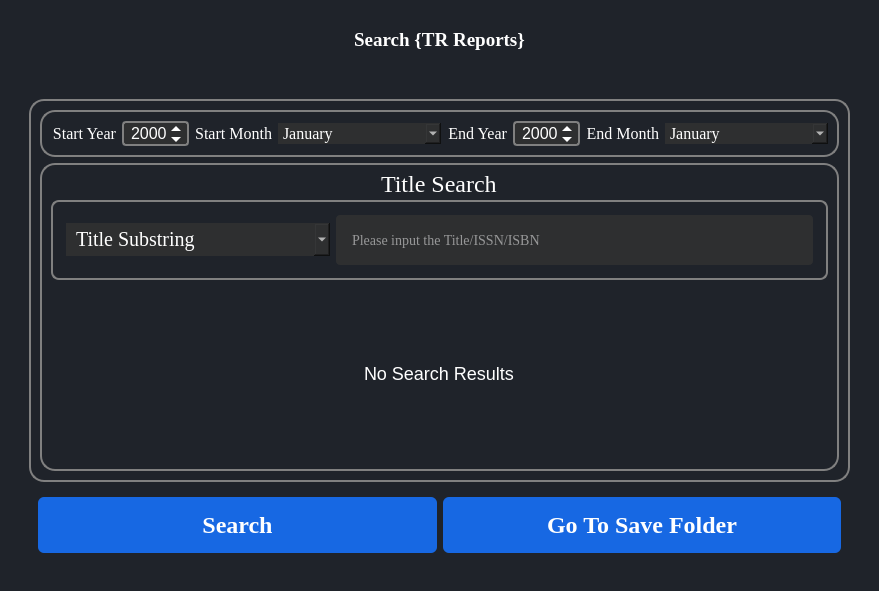
<?xml version="1.0" encoding="UTF-8"?>
<ui version="4.0">
 <class>Search</class>
 <widget class="QWidget" name="Search">
  <property name="geometry">
   <rect>
    <x>0</x>
    <y>0</y>
    <width>819</width>
    <height>591</height>
   </rect>
  </property>
  <property name="windowTitle">
   <string>MainWindow</string>
  </property>
  <property name="styleSheet">
   <string notr="true">*{
	
	
border:none;
background-color:transparent;
background:none;
padding:0;
margin:0;
color:#fff;
}



#Search{
background-color: #1f232a;
}
#EditVendor{
background-color:#16191d;
}
QPushButton{
text-align:left;
padding: 5px 10px;

border-top-left-radius:5px;
}
QPushButton:pressed{
background-color:grey;
text-align:left;
padding:2px 10px;
color:white;}</string>
  </property>
  <layout class="QGridLayout" name="gridLayout_8">
   <item row="0" column="0">
    <widget class="QWidget" name="centralwidget" native="true">
     <layout class="QGridLayout" name="gridLayout_3">
      <item row="0" column="0">
       <widget class="QWidget" name="widget" native="true">
        <property name="sizePolicy">
         <sizepolicy hsizetype="Preferred" vsizetype="Fixed">
          <horstretch>0</horstretch>
          <verstretch>0</verstretch>
         </sizepolicy>
        </property>
        <property name="font">
         <font>
          <family>Georgia</family>
          <pointsize>15</pointsize>
         </font>
        </property>
        <layout class="QGridLayout" name="gridLayout_6">
         <item row="0" column="0">
          <widget class="QLabel" name="label">
           <property name="sizePolicy">
            <sizepolicy hsizetype="Preferred" vsizetype="Fixed">
             <horstretch>0</horstretch>
             <verstretch>0</verstretch>
            </sizepolicy>
           </property>
           <property name="font">
            <font>
             <family>Georgia</family>
             <pointsize>14</pointsize>
             <bold>true</bold>
            </font>
           </property>
           <property name="styleSheet">
            <string notr="true"/>
           </property>
           <property name="text">
            <string>&lt;html&gt;&lt;head/&gt;&lt;body&gt;&lt;p align=&quot;center&quot;&gt;Search {TR Reports}&lt;/p&gt;&lt;/body&gt;&lt;/html&gt;</string>
           </property>
          </widget>
         </item>
        </layout>
       </widget>
      </item>
      <item row="1" column="0">
       <widget class="QWidget" name="widget_2" native="true">
        <layout class="QGridLayout" name="gridLayout_4"/>
       </widget>
      </item>
      <item row="2" column="0">
       <widget class="QWidget" name="widget_3" native="true">
        <layout class="QGridLayout" name="gridLayout_2">
         <item row="0" column="0">
          <widget class="QFrame" name="frame">
           <property name="sizePolicy">
            <sizepolicy hsizetype="Preferred" vsizetype="Expanding">
             <horstretch>0</horstretch>
             <verstretch>0</verstretch>
            </sizepolicy>
           </property>
           <property name="styleSheet">
            <string notr="true">QFrame{
    border: 2px solid #000000;
border-color:grey;
border-radius:15px;
}</string>
           </property>
           <property name="frameShape">
            <enum>QFrame::StyledPanel</enum>
           </property>
           <property name="frameShadow">
            <enum>QFrame::Plain</enum>
           </property>
           <layout class="QVBoxLayout" name="verticalLayout">
            <item>
             <widget class="QFrame" name="frame_3">
              <property name="sizePolicy">
               <sizepolicy hsizetype="Preferred" vsizetype="Fixed">
                <horstretch>0</horstretch>
                <verstretch>0</verstretch>
               </sizepolicy>
              </property>
              <property name="styleSheet">
               <string notr="true"/>
              </property>
              <property name="frameShape">
               <enum>QFrame::StyledPanel</enum>
              </property>
              <property name="frameShadow">
               <enum>QFrame::Plain</enum>
              </property>
              <layout class="QGridLayout" name="gridLayout_7">
               <item row="0" column="5">
                <widget class="QLabel" name="label_5">
                 <property name="font">
                  <font>
                   <family>Georgia</family>
                   <pointsize>12</pointsize>
                  </font>
                 </property>
                 <property name="styleSheet">
                  <string notr="true">border:none</string>
                 </property>
                 <property name="text">
                  <string>&lt;html&gt;&lt;head/&gt;&lt;body&gt;&lt;p align=&quot;right&quot;&gt;End Year&lt;/p&gt;&lt;/body&gt;&lt;/html&gt;</string>
                 </property>
                </widget>
               </item>
               <item row="0" column="8">
                <widget class="QComboBox" name="end_month_comboBox">
                 <property name="font">
                  <font>
                   <family>Georgia</family>
                   <pointsize>12</pointsize>
                  </font>
                 </property>
                 <property name="styleSheet">
                  <string notr="true">color:white;
border-radius: 0px;
background: #2E2F30;
padding-left: 5px;</string>
                 </property>
                 <property name="sizeAdjustPolicy">
                  <enum>QComboBox::AdjustToMinimumContentsLengthWithIcon</enum>
                 </property>
                 <property name="minimumContentsLength">
                  <number>10</number>
                 </property>
                 <item>
                  <property name="text">
                   <string>January</string>
                  </property>
                 </item>
                 <item>
                  <property name="text">
                   <string>February</string>
                  </property>
                 </item>
                 <item>
                  <property name="text">
                   <string>March</string>
                  </property>
                 </item>
                 <item>
                  <property name="text">
                   <string>April</string>
                  </property>
                 </item>
                 <item>
                  <property name="text">
                   <string>May</string>
                  </property>
                 </item>
                 <item>
                  <property name="text">
                   <string>June</string>
                  </property>
                 </item>
                 <item>
                  <property name="text">
                   <string>July</string>
                  </property>
                 </item>
                 <item>
                  <property name="text">
                   <string>August</string>
                  </property>
                 </item>
                 <item>
                  <property name="text">
                   <string>September</string>
                  </property>
                 </item>
                 <item>
                  <property name="text">
                   <string>October</string>
                  </property>
                 </item>
                 <item>
                  <property name="text">
                   <string>November</string>
                  </property>
                 </item>
                 <item>
                  <property name="text">
                   <string>December</string>
                  </property>
                 </item>
                </widget>
               </item>
               <item row="0" column="7">
                <widget class="QLabel" name="label_6">
                 <property name="font">
                  <font>
                   <family>Georgia</family>
                   <pointsize>12</pointsize>
                  </font>
                 </property>
                 <property name="styleSheet">
                  <string notr="true">border:none</string>
                 </property>
                 <property name="text">
                  <string>&lt;html&gt;&lt;head/&gt;&lt;body&gt;&lt;p align=&quot;right&quot;&gt;End Month&lt;/p&gt;&lt;/body&gt;&lt;/html&gt;</string>
                 </property>
                </widget>
               </item>
               <item row="0" column="3">
                <widget class="QComboBox" name="start_month_comboBox">
                 <property name="sizePolicy">
                  <sizepolicy hsizetype="Preferred" vsizetype="Fixed">
                   <horstretch>0</horstretch>
                   <verstretch>0</verstretch>
                  </sizepolicy>
                 </property>
                 <property name="sizeIncrement">
                  <size>
                   <width>0</width>
                   <height>0</height>
                  </size>
                 </property>
                 <property name="font">
                  <font>
                   <family>Georgia</family>
                   <pointsize>12</pointsize>
                  </font>
                 </property>
                 <property name="styleSheet">
                  <string notr="true">color:white;
border-radius: 0px;
background: #2E2F30;
padding-left: 5px;</string>
                 </property>
                 <property name="editable">
                  <bool>false</bool>
                 </property>
                 <property name="sizeAdjustPolicy">
                  <enum>QComboBox::AdjustToMinimumContentsLengthWithIcon</enum>
                 </property>
                 <property name="minimumContentsLength">
                  <number>10</number>
                 </property>
                 <property name="frame">
                  <bool>true</bool>
                 </property>
                 <item>
                  <property name="text">
                   <string>January</string>
                  </property>
                 </item>
                 <item>
                  <property name="text">
                   <string>February</string>
                  </property>
                 </item>
                 <item>
                  <property name="text">
                   <string>March</string>
                  </property>
                 </item>
                 <item>
                  <property name="text">
                   <string>April</string>
                  </property>
                 </item>
                 <item>
                  <property name="text">
                   <string>May</string>
                  </property>
                 </item>
                 <item>
                  <property name="text">
                   <string>June</string>
                  </property>
                 </item>
                 <item>
                  <property name="text">
                   <string>July</string>
                  </property>
                 </item>
                 <item>
                  <property name="text">
                   <string>August</string>
                  </property>
                 </item>
                 <item>
                  <property name="text">
                   <string>September</string>
                  </property>
                 </item>
                 <item>
                  <property name="text">
                   <string>October</string>
                  </property>
                 </item>
                 <item>
                  <property name="text">
                   <string>November</string>
                  </property>
                 </item>
                 <item>
                  <property name="text">
                   <string>December</string>
                  </property>
                 </item>
                </widget>
               </item>
               <item row="0" column="1">
                <widget class="QDateEdit" name="start_year_edit">
                 <property name="sizePolicy">
                  <sizepolicy hsizetype="Fixed" vsizetype="Fixed">
                   <horstretch>0</horstretch>
                   <verstretch>0</verstretch>
                  </sizepolicy>
                 </property>
                 <property name="minimumSize">
                  <size>
                   <width>0</width>
                   <height>20</height>
                  </size>
                 </property>
                 <property name="font">
                  <font>
                   <pointsize>12</pointsize>
                  </font>
                 </property>
                 <property name="styleSheet">
                  <string notr="true">QDateEdit {
background-color: #2E2F30;
    border: 2px solid #808080;
    border-radius: 4px;
    padding-left: 5px;
}

QDateEdit::up-button, QDateEdit::down-button {
    border: none;
    padding-right: 5px;
}

QDateEdit::up-button {
    subcontrol-position: top right;
}

QDateEdit::down-button {
    subcontrol-position: bottom right;
}

QDateEdit::up-arrow, QDateEdit::down-arrow {
    border: 5px solid rgba(255, 255, 255, 0);
    width: 0;
    height: 0;
}

QDateEdit::up-arrow {
    border-top: none;
    border-bottom-color: white;
}

QDateEdit::down-arrow {
    border-bottom: none;
    border-top-color: white;
}</string>
                 </property>
                 <property name="displayFormat">
                  <string>yyyy</string>
                 </property>
                </widget>
               </item>
               <item row="0" column="2">
                <widget class="QLabel" name="label_2">
                 <property name="font">
                  <font>
                   <family>Georgia</family>
                   <pointsize>12</pointsize>
                  </font>
                 </property>
                 <property name="styleSheet">
                  <string notr="true">border:none</string>
                 </property>
                 <property name="text">
                  <string>&lt;html&gt;&lt;head/&gt;&lt;body&gt;&lt;p align=&quot;right&quot;&gt;Start Month&lt;/p&gt;&lt;/body&gt;&lt;/html&gt;</string>
                 </property>
                </widget>
               </item>
               <item row="0" column="6">
                <widget class="QDateEdit" name="end_year_edit">
                 <property name="sizePolicy">
                  <sizepolicy hsizetype="Fixed" vsizetype="Fixed">
                   <horstretch>0</horstretch>
                   <verstretch>0</verstretch>
                  </sizepolicy>
                 </property>
                 <property name="minimumSize">
                  <size>
                   <width>0</width>
                   <height>10</height>
                  </size>
                 </property>
                 <property name="font">
                  <font>
                   <pointsize>12</pointsize>
                  </font>
                 </property>
                 <property name="styleSheet">
                  <string notr="true">QDateEdit {
background-color: #2E2F30;
    border: 2px solid #808080;
    border-radius: 4px;
    padding-left: 5px;
}

QDateEdit::up-button, QDateEdit::down-button {
    border: none;
    padding-right: 5px;
}

QDateEdit::up-button {
    subcontrol-position: top right;
}

QDateEdit::down-button {
    subcontrol-position: bottom right;
}

QDateEdit::up-arrow, QDateEdit::down-arrow {
    border: 5px solid rgba(255, 255, 255, 0);
    width: 0;
    height: 0;
}

QDateEdit::up-arrow {
    border-top: none;
    border-bottom-color: white;
}

QDateEdit::down-arrow {
    border-bottom: none;
    border-top-color: white;
}</string>
                 </property>
                 <property name="displayFormat">
                  <string>yyyy</string>
                 </property>
                </widget>
               </item>
               <item row="0" column="0">
                <widget class="QLabel" name="label_4">
                 <property name="font">
                  <font>
                   <family>Georgia</family>
                   <pointsize>12</pointsize>
                  </font>
                 </property>
                 <property name="styleSheet">
                  <string notr="true">border:none</string>
                 </property>
                 <property name="text">
                  <string>&lt;html&gt;&lt;head/&gt;&lt;body&gt;&lt;p align=&quot;right&quot;&gt;Start Year&lt;/p&gt;&lt;/body&gt;&lt;/html&gt;</string>
                 </property>
                </widget>
               </item>
               <item row="0" column="4">
                <spacer name="horizontalSpacer_3">
                 <property name="orientation">
                  <enum>Qt::Horizontal</enum>
                 </property>
                 <property name="sizeHint" stdset="0">
                  <size>
                   <width>40</width>
                   <height>20</height>
                  </size>
                 </property>
                </spacer>
               </item>
              </layout>
             </widget>
            </item>
            <item>
             <widget class="QFrame" name="frame_4">
              <property name="frameShape">
               <enum>QFrame::StyledPanel</enum>
              </property>
              <property name="frameShadow">
               <enum>QFrame::Raised</enum>
              </property>
              <layout class="QGridLayout" name="gridLayout">
               <item row="2" column="0">
                <widget class="QFrame" name="horizontalFrame">
                 <property name="maximumSize">
                  <size>
                   <width>16777215</width>
                   <height>80</height>
                  </size>
                 </property>
                 <property name="styleSheet">
                  <string notr="true">border-radius: 8px;padding: 4px;</string>
                 </property>
                 <layout class="QHBoxLayout" name="horizontalLayout">
                  <item>
                   <widget class="QComboBox" name="search_type">
                    <property name="sizePolicy">
                     <sizepolicy hsizetype="Fixed" vsizetype="Fixed">
                      <horstretch>0</horstretch>
                      <verstretch>0</verstretch>
                     </sizepolicy>
                    </property>
                    <property name="font">
                     <font>
                      <family>Georgia</family>
                      <pointsize>15</pointsize>
                     </font>
                    </property>
                    <property name="styleSheet">
                     <string notr="true">QComboBox{
    color: white;
border-radius: 0px;
background: #2E2F30;
padding-left: 10px;
padding-right: 6px;
}

QComboBox QAbstractItemView {
    color: white;
	background-color: #2E2F30;
}


</string>
                    </property>
                    <property name="sizeAdjustPolicy">
                     <enum>QComboBox::AdjustToMinimumContentsLengthWithIcon</enum>
                    </property>
                    <property name="minimumContentsLength">
                     <number>15</number>
                    </property>
                    <item>
                     <property name="text">
                      <string>Title Substring</string>
                     </property>
                    </item>
                    <item>
                     <property name="text">
                      <string>ISSN</string>
                     </property>
                    </item>
                    <item>
                     <property name="text">
                      <string>ISBN</string>
                     </property>
                    </item>
                   </widget>
                  </item>
                  <item>
                   <widget class="QLineEdit" name="input_search_edit">
                    <property name="sizePolicy">
                     <sizepolicy hsizetype="Expanding" vsizetype="Expanding">
                      <horstretch>0</horstretch>
                      <verstretch>0</verstretch>
                     </sizepolicy>
                    </property>
                    <property name="minimumSize">
                     <size>
                      <width>0</width>
                      <height>20</height>
                     </size>
                    </property>
                    <property name="maximumSize">
                     <size>
                      <width>16777215</width>
                      <height>60</height>
                     </size>
                    </property>
                    <property name="font">
                     <font>
                      <family>Georgia</family>
                      <pointsize>-1</pointsize>
                     </font>
                    </property>
                    <property name="styleSheet">
                     <string notr="true">QLineEdit {
    color: white;
	background-color: #2E2F30;
 border-radius:4px;
padding: 5px;
font-size: 14px;
padding-left: 14px;
}
</string>
                    </property>
                    <property name="placeholderText">
                     <string>Please input the Title/ISSN/ISBN </string>
                    </property>
                   </widget>
                  </item>
                 </layout>
                </widget>
               </item>
               <item row="1" column="0" alignment="Qt::AlignHCenter">
                <widget class="QLabel" name="label_3">
                 <property name="sizePolicy">
                  <sizepolicy hsizetype="Fixed" vsizetype="Preferred">
                   <horstretch>0</horstretch>
                   <verstretch>0</verstretch>
                  </sizepolicy>
                 </property>
                 <property name="maximumSize">
                  <size>
                   <width>16777215</width>
                   <height>20</height>
                  </size>
                 </property>
                 <property name="font">
                  <font>
                   <family>Georgia</family>
                   <pointsize>18</pointsize>
                  </font>
                 </property>
                 <property name="styleSheet">
                  <string notr="true">border:none</string>
                 </property>
                 <property name="text">
                  <string>Title Search</string>
                 </property>
                </widget>
               </item>
               <item row="3" column="0" alignment="Qt::AlignHCenter">
                <widget class="QLabel" name="result_summary_edit">
                 <property name="styleSheet">
                  <string notr="true">border: none;
font-size: 18px;</string>
                 </property>
                 <property name="text">
                  <string>No Search Results</string>
                 </property>
                </widget>
               </item>
              </layout>
             </widget>
            </item>
           </layout>
          </widget>
         </item>
         <item row="1" column="0">
          <widget class="QFrame" name="frame_2">
           <property name="styleSheet">
            <string notr="true"/>
           </property>
           <property name="frameShape">
            <enum>QFrame::StyledPanel</enum>
           </property>
           <property name="frameShadow">
            <enum>QFrame::Plain</enum>
           </property>
           <layout class="QGridLayout" name="gridLayout_5">
            <item row="0" column="1">
             <widget class="QPushButton" name="save_folder_button">
              <property name="font">
               <font>
                <family>Georgia</family>
                <pointsize>18</pointsize>
                <italic>false</italic>
                <bold>true</bold>
               </font>
              </property>
              <property name="autoFillBackground">
               <bool>false</bool>
              </property>
              <property name="styleSheet">
               <string notr="true">QPushButton {
    background-color: #1768E3; 
    color: #FFFFFF;
	font: bold;
   border-radius: 6px;
text-align: center;
padding: 14px;
}

</string>
              </property>
              <property name="text">
               <string>Go To Save Folder</string>
              </property>
              <property name="icon">
               <iconset>
                <normaloff>../Final Project/COUNTER-Release-5.1/ui/resources/Icons/folder.png</normaloff>../Final Project/COUNTER-Release-5.1/ui/resources/Icons/folder.png</iconset>
              </property>
              <property name="iconSize">
               <size>
                <width>28</width>
                <height>28</height>
               </size>
              </property>
              <property name="shortcut">
               <string/>
              </property>
             </widget>
            </item>
            <item row="0" column="0">
             <widget class="QPushButton" name="search_button">
              <property name="font">
               <font>
                <family>Georgia</family>
                <pointsize>18</pointsize>
                <italic>false</italic>
                <bold>true</bold>
               </font>
              </property>
              <property name="autoFillBackground">
               <bool>false</bool>
              </property>
              <property name="styleSheet">
               <string notr="true">QPushButton {
    background-color: #1768E3; 
    color: #FFFFFF;
	font: bold;
   border-radius: 6px;
text-align: center;
padding: 14px;
}



</string>
              </property>
              <property name="text">
               <string>Search</string>
              </property>
              <property name="icon">
               <iconset>
                <normaloff>../Final Project/COUNTER-Release-5.1/ui/resources/loupe.png</normaloff>../Final Project/COUNTER-Release-5.1/ui/resources/loupe.png</iconset>
              </property>
              <property name="iconSize">
               <size>
                <width>28</width>
                <height>28</height>
               </size>
              </property>
              <property name="shortcut">
               <string/>
              </property>
             </widget>
            </item>
           </layout>
          </widget>
         </item>
        </layout>
       </widget>
      </item>
     </layout>
    </widget>
   </item>
  </layout>
 </widget>
 <tabstops>
  <tabstop>start_year_edit</tabstop>
  <tabstop>start_month_comboBox</tabstop>
  <tabstop>end_year_edit</tabstop>
  <tabstop>end_month_comboBox</tabstop>
  <tabstop>search_type</tabstop>
  <tabstop>input_search_edit</tabstop>
  <tabstop>search_button</tabstop>
  <tabstop>save_folder_button</tabstop>
 </tabstops>
 <resources>
  <include location="resources.qrc"/>
 </resources>
 <connections/>
</ui>
